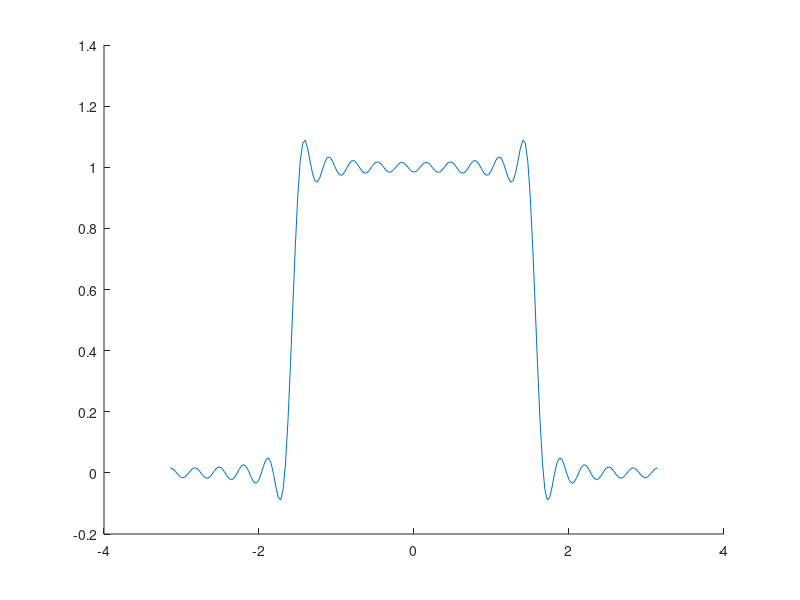

Write MATLAB code to recreate this figure. (Note: this script raises an error after producing the figure.)
%% Plot frequency response of truncated sinc 
clear, clc, close all

% addpath('C:\Users\Joe\Dropbox\research\codes\f\')
addpath('D:\Jose\Dropbox\research\codes\f')

wc = pi/2;
w = linspace(-pi, pi, 200);

M = 7;
X1 = zeros(size(w));
for n = -M:M
    X1 = X1 + wc/pi*sinc(wc/pi*n)*exp(-1j*w*n);
end

M = 19;
X2 = zeros(size(w));
for n = -M:M
    X2 = X2 + wc/pi*sinc(wc/pi*n)*exp(-1j*w*n);
end

figure, hold on
%plot(w, real(X1))
plot(w, real(X2))

m = matlab2tikz(gca);
m.write('ideal_lpf_truncated.tex')
